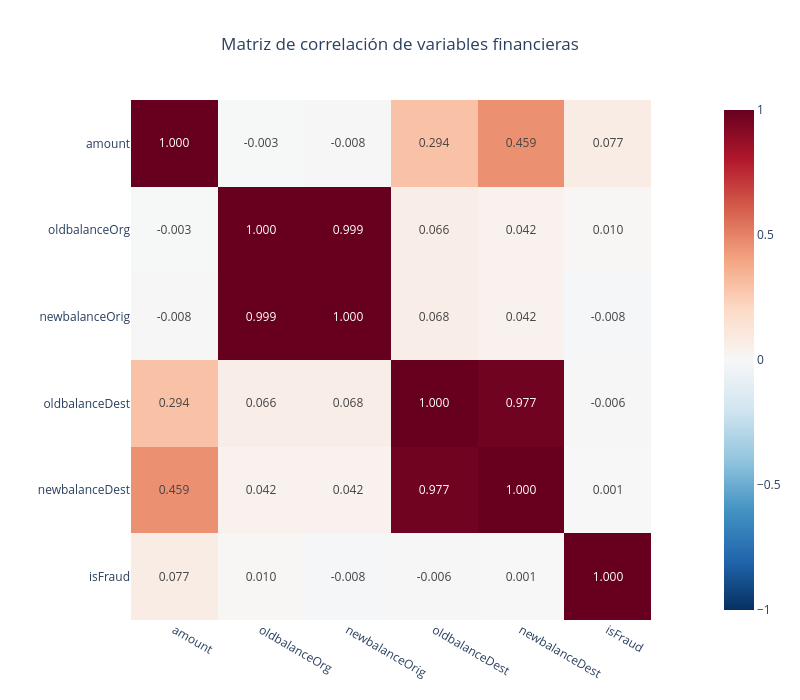

The notebook cell saved with this chart:
### Code cell
#---------------
# HEATMAP PARA MEDIR LAS CORRELACIONES ENTRE LAS VARIABLES
#---------------

cols = [
    "amount",
    "oldbalanceOrg",
    "newbalanceOrig",
    "oldbalanceDest",
    "newbalanceDest",
    "isFraud"
]

corr = df[cols].corr()

fig = px.imshow(
    corr,
    text_auto=".3f",
    color_continuous_scale="RdBu_r",
    zmin=-1,
    zmax=1,
    title="Matriz de correlación de variables financieras"
)

fig.update_layout(title_x=0.5,  width=800, height=700)
fig.show()

fig.write_image("../images/heatmap_var_financieras.png")

### Figure 1 — Plotly figure (JSON) as saved in the notebook; plotly's stock layout.template omitted (floating-point values rounded to 4 significant figures)
{"data": [{"coloraxis": "coloraxis", "hovertemplate": "x: %{x}<br>y: %{y}<br>color: %{z}<extra></extra>", "name": "0", "texttemplate": "%{z:.3f}", "type": "heatmap", "x": ["amount", "oldbalanceOrg", "newbalanceOrig", "oldbalanceDest", "newbalanceDest", "isFraud"], "xaxis": "x", "y": ["amount", "oldbalanceOrg", "newbalanceOrig", "oldbalanceDest", "newbalanceDest", "isFraud"], "yaxis": "y", "z": [[1.0, -0.002762, -0.007861, 0.2941, 0.4593, 0.07669], [-0.002762, 1.0, 0.9988, 0.06624, 0.04203, 0.01015], [-0.007861, 0.9988, 1.0, 0.06781, 0.04184, -0.008148], [0.2941, 0.06624, 0.06781, 1.0, 0.9766, -0.005885], [0.4593, 0.04203, 0.04184, 0.9766, 1.0, 0.0005353], [0.07669, 0.01015, -0.008148, -0.005885, 0.0005353, 1.0]]}], "layout": {"coloraxis": {"autocolorscale": false, "cmax": 1, "cmin": -1, "colorscale": [[0, "rgb(5,48,97)"], [0.1, "rgb(33,102,172)"], [0.2, "rgb(67,147,195)"], [0.3, "rgb(146,197,222)"], [0.4, "rgb(209,229,240)"], [0.5, "rgb(247,247,247)"], [0.6, "rgb(253,219,199)"], [0.7, "rgb(244,165,130)"], [0.8, "rgb(214,96,77)"], [0.9, "rgb(178,24,43)"], [1, "rgb(103,0,31)"]]}, "height": 700, "title": {"text": "Matriz de correlación de variables financieras", "x": 0.5}, "width": 800, "xaxis": {"anchor": "y", "constrain": "domain", "domain": [0, 1], "scaleanchor": "y"}, "yaxis": {"anchor": "x", "autorange": "reversed", "constrain": "domain", "domain": [0, 1]}}}
